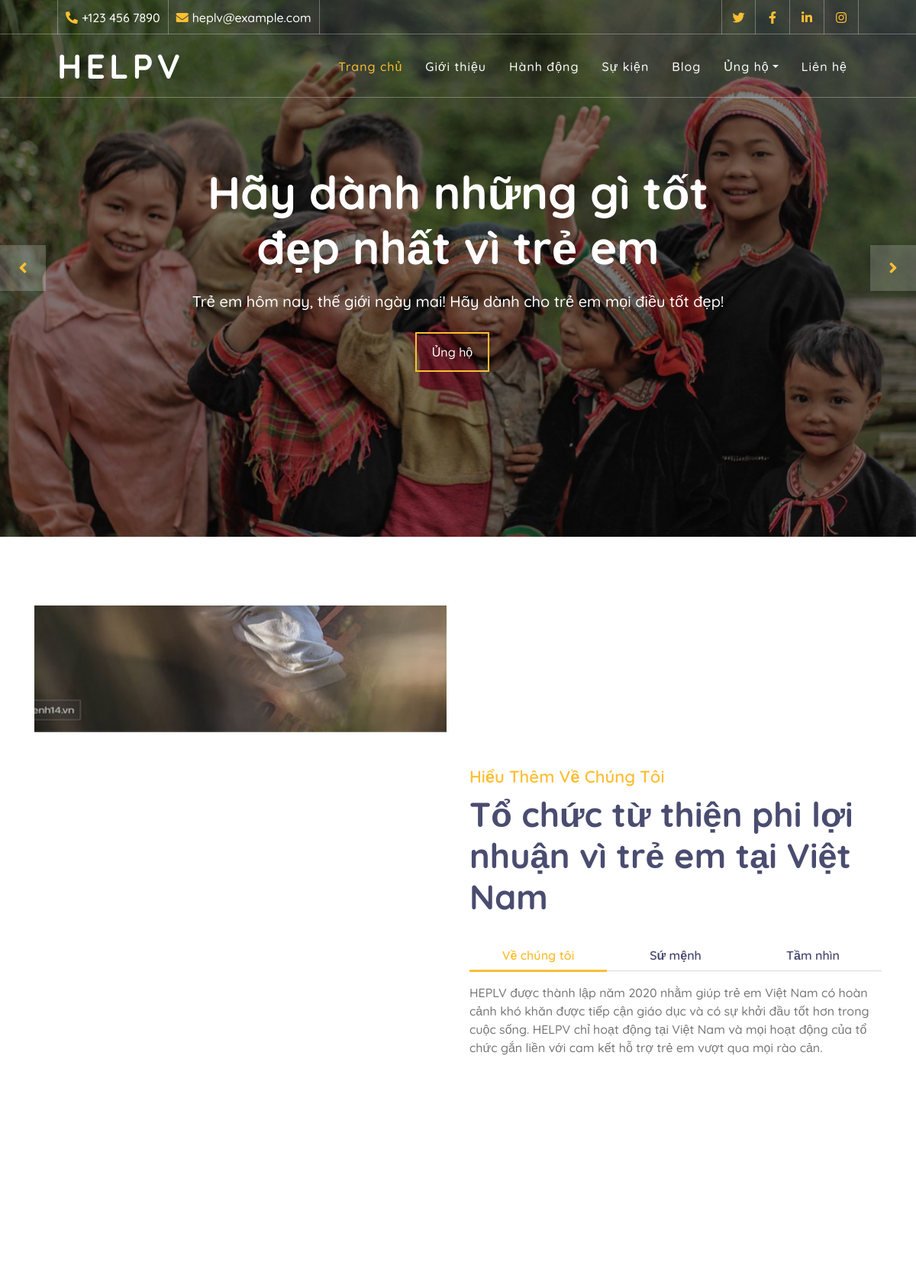
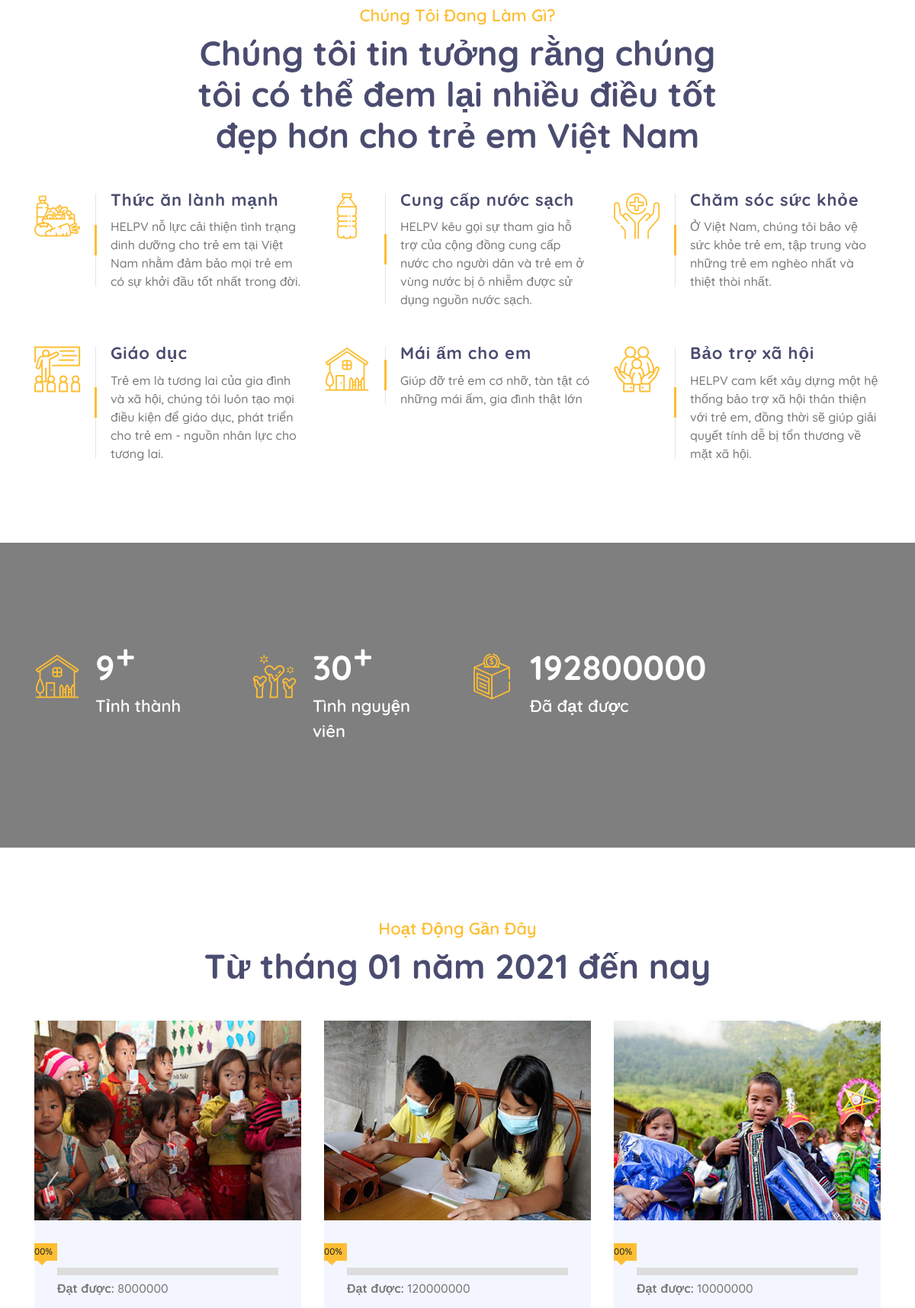
The page / (upper part) on the database its author committed (2 pictures, top to bottom).
### tables this page shows
CREATE TABLE `tbl_su_kien` (
  `id_su_kien` int(11) NOT NULL,
  `ten` varchar(100) NOT NULL,
  `mo_ta` text NOT NULL,
  `noi_dung` text NOT NULL,
  `ngay_to_chuc` date NOT NULL,
  `dia_diem` varchar(100) NOT NULL,
  `thoi_gian` text NOT NULL,
  `image` text NOT NULL,
  `so_tien_ung_ho` bigint(50) NOT NULL
);

### index.php (the view, shortened to what this page needs)
<!DOCTYPE html>
<html lang="en">
    <head>
        <link href="https://stackpath.bootstrapcdn.com/bootstrap/4.4.1/css/bootstrap.min.css" rel="stylesheet">
        <link href="https://cdnjs.cloudflare.com/ajax/libs/font-awesome/5.10.0/css/all.min.css" rel="stylesheet">
        <link href="lib/flaticon/font/flaticon.css" rel="stylesheet">
        <link href="lib/animate/animate.min.css" rel="stylesheet">
        <link href="lib/owlcarousel/assets/owl.carousel.min.css" rel="stylesheet">
        <link href="css/style.css" rel="stylesheet">
    </head>
    <body>
        <div class="top-bar d-none d-md-block">
            <div class="container-fluid">
                <div class="row">
                    <div class="col-md-8">
                        <div class="top-bar-left">
                            <div class="text">
                                <i class="fa fa-phone-alt"></i>
                                <p>+123 456 7890</p>
                            </div>
                            <div class="text">
                                <i class="fa fa-envelope"></i>
                                <p>heplv@example.com</p>
                            </div>
                        </div>
                    </div>
                    <div class="col-md-4">
                        <div class="top-bar-right">
                            <div class="social">
                                <a href=""><i class="fab fa-twitter"></i></a>
                                <a href=""><i class="fab fa-facebook-f"></i></a>
                                <a href=""><i class="fab fa-linkedin-in"></i></a>
                                <a href=""><i class="fab fa-instagram"></i></a>
                            </div>
                        </div>
                    </div>
                </div>
            </div>
        </div>
        <div class="navbar navbar-expand-lg bg-dark navbar-dark">
            <div class="container-fluid">
                <a href="index.php" class="navbar-brand">Helpv</a>
                <div class="collapse navbar-collapse justify-content-between" id="navbarCollapse">
                    <div class="navbar-nav ml-auto">
                        <a href="index.php" class="nav-item nav-link active">Trang chủ</a>
                        <a href="about.php" class="nav-item nav-link">Giới thiệu</a>
                        <a href="causes.php" class="nav-item nav-link">Hành động</a>
                        <a href="event.php" class="nav-item nav-link">Sự kiện</a>
                        <a href="blog.php" class="nav-item nav-link">Blog</a>
                        <div class="nav-item dropdown">
                            <a href="#" class="nav-link dropdown-toggle" data-toggle="dropdown">Ủng hộ</a>
                        </div>
                        <a href="contact.php" class="nav-item nav-link">Liên hệ</a>
                    </div>
                </div>
            </div>
        </div>
        <div class="carousel">
            <div class="container-fluid">
                <div class="owl-carousel">
                    <div class="carousel-item">
                        <div class="carousel-img">
                            <img src="img/carousel-1.jpg" alt="Image">
                        </div>
                        <div class="carousel-text">
                            <h1>Hãy dành những gì tốt đẹp nhất vì trẻ em</h1>
                            <p>
                                Trẻ em hôm nay, thế giới ngày mai! Hãy dành cho trẻ em mọi điều tốt đẹp!
                            </p>
                            <div class="carousel-btn">
                                <a class="btn btn-custom" href="donate.php">Ủng hộ</a>
                            </div>
                        </div>
                    </div>
                </div>
            </div>
        </div>
        <div class="about">
            <div class="container">
                <div class="row align-items-center">
                    <div class="col-lg-6">
                        <div class="about-img" data-parallax="scroll" data-image-src="img/about.jpg"></div>
                    </div>
                    <div class="col-lg-6">
                        <div class="section-header">
                            <p>Hiểu thêm về chúng tôi</p>
                            <h2>Tổ chức từ thiện phi lợi nhuận vì trẻ em tại Việt Nam</h2>
                        </div>
                        <div class="about-tab">
                            <ul class="nav nav-pills nav-justified">
                                <li class="nav-item">
                                    <a class="nav-link active" data-toggle="pill" href="#tab-content-1">Về chúng tôi</a>
                                </li>
                                <li class="nav-item">
                                    <a class="nav-link" data-toggle="pill" href="#tab-content-2">Sứ mệnh</a>
                                </li>
                                <li class="nav-item">
                                    <a class="nav-link" data-toggle="pill" href="#tab-content-3">Tầm nhìn</a>
                                </li>
                            </ul>
                            <div class="tab-content">
                                <div id="tab-content-1" class="container tab-pane active">
                                    HEPLV được thành lập năm 2020 nhằm giúp trẻ em Việt Nam có hoàn cảnh khó khăn được tiếp cận giáo dục và có sự khởi đầu tốt hơn trong cuộc sống. HELPV chỉ hoạt động tại Việt Nam và mọi hoạt động của tổ chức gắn liền với cam kết hỗ trợ trẻ em vượt qua mọi rào cản.
                                </div>
                            </div>
                        </div>
                    </div>
                </div>
            </div>
        </div>
        <div class="service">
            <div class="container">
                <div class="section-header text-center">
                    <p>Chúng tôi đang làm gì?</p>
                    <h2>Chúng tôi tin tưởng rằng chúng tôi có thể đem lại nhiều điều tốt đẹp hơn cho trẻ em Việt Nam</h2>
                </div>
                <div class="row">
                    <div class="col-lg-4 col-md-6">
                        <div class="service-item">
                            <div class="service-icon">
                                <i class="flaticon-diet"></i>
                            </div>
                            <div class="service-text">
                                <h3>Thức ăn lành mạnh</h3>
                                <p>HELPV nỗ lực cải thiện tình trạng dinh dưỡng cho trẻ em tại Việt Nam nhằm đảm bảo mọi trẻ em có sự khởi đầu tốt nhất trong đời.<p>
                            </div>
                        </div>
                    </div>
                    <div class="col-lg-4 col-md-6">
                        <div class="service-item">
                            <div class="service-icon">
                                <i class="flaticon-water"></i>
                            </div>
                            <div class="service-text">
                                <h3>Cung cấp nước sạch</h3>
                                <p>HELPV kêu gọi sự tham gia hỗ trợ của cộng đồng cung cấp nước cho người dân và trẻ em ở vùng nước bị ô nhiễm được sử dụng nguồn nước sạch.</p>
                            </div>
                        </div>
                    </div>
                    <div class="col-lg-4 col-md-6">
                        <div class="service-item">
                            <div class="service-icon">
                                <i class="flaticon-healthcare"></i>
                            </div>
                            <div class="service-text">
                                <h3>Chăm sóc sức khỏe</h3>
                                <p>Ở Việt Nam, chúng tôi bảo vệ sức khỏe trẻ em, tập trung vào những trẻ em nghèo nhất và thiệt thòi nhất.</p>
                            </div>
                        </div>
                    </div>
                    <div class="col-lg-4 col-md-6">
                        <div class="service-item">
                            <div class="service-icon">
                                <i class="flaticon-education"></i>
                            </div>
                            <div class="service-text">
                                <h3>Giáo dục</h3>
                                <p>Trẻ em là tương lai của gia đình và xã hội, chúng tôi  luôn tạo mọi điều kiện để giáo dục, phát triển cho trẻ em - nguồn nhân lực cho tương lai.</p>
                            </div>
                        </div>
                    </div>
                    <div class="col-lg-4 col-md-6">
                        <div class="service-item">
                            <div class="service-icon">
                                <i class="flaticon-home"></i>
                            </div>
                            <div class="service-text">
                                <h3>Mái ấm cho em</h3>
                                <p>Giúp đỡ trẻ em cơ nhỡ, tàn tật có những mái ấm, gia đình thật lớn</p>
                            </div>
                        </div>
                    </div>
                    <div class="col-lg-4 col-md-6">
                        <div class="service-item">
                            <div class="service-icon">
                                <i class="flaticon-social-care"></i>
                            </div>
                            <div class="service-text">
                                <h3>Bảo trợ xã hội</h3>
                                <p>HELPV cam kết xây dựng một hệ thống bảo trợ xã hội thân thiện với trẻ em, đồng thời sẽ giúp giải quyết tính dễ bị tổn thương về mặt xã hội.</p>
                            </div>
                        </div>
                    </div>
                </div>
            </div>
        </div>
        <?php
                 include('config.php');
          $sql1 = "SELECT DISTINCT(dia_diem) FROM `tbl_su_kien`";
          $sql2 = "SELECT DISTINCT(id_tnv) FROM `tbl_tinh_nguyen_vien`";
          $sql3 = "SELECT sum(so_tien_ung_ho) as 'Total' FROM `tbl_su_kien`";
          $noi_dung_sk = mysqli_query($ket_noi,$sql1);
          $noi_dung_tnv = mysqli_query($ket_noi,$sql2);
          $noi_dung_total = mysqli_query($ket_noi,$sql3);
          $so_luong_dd = mysqli_num_rows($noi_dung_sk);
          $so_luong_tnv = mysqli_num_rows($noi_dung_tnv);
          $row = mysqli_fetch_array($noi_dung_total);
            ;?>
        <div class="facts" data-parallax="scroll" data-image-src="img/facts.jpg">
            <div class="container">
                <div class="row">
                    <div class="col-lg-3 col-md-6">
                        <div class="facts-item">
                            <i class="flaticon-home"></i>
                            <div class="facts-text">
                                <h3 class="facts-plus" data-toggle="counter-up"><?php echo $so_luong_dd;?></h3>
                                <p>Tỉnh thành</p>
                            </div>
                        </div>
                    </div>
                    <div class="col-lg-3 col-md-6">
                        <div class="facts-item">
                            <i class="flaticon-charity"></i>
                            <div class="facts-text">
                                <h3 class="facts-plus" data-toggle="counter-up"><?php echo $so_luong_tnv;?></h3>
                                <p>Tình nguyện viên</p>
                            </div>
                        </div>
                    </div>
                    <div class="col-lg-3 col-md-6">
                        <div class="facts-item">
                            <i class="flaticon-donation"></i>
                            <div class="facts-text">
                                <h3 data-toggle="counter-up"><?php echo $row['Total'];?></h3>
                                <p>Đã đạt được</p>
                            </div>
                        </div>
                    </div>
                </div>
            </div>
        </div>
        <div class="causes">
            <div class="container">
                <div class="section-header text-center">
                    <p>Hoạt động gần đây</p>
                    <h2>Từ tháng 01 năm 2021 đến nay</h2>
                </div>
                <div class="owl-carousel causes-carousel">
                 <?php
                include('config.php');
                $sql="SELECT * FROM tbl_su_kien where ngay_to_chuc <= CURRENT_DATE order by ngay_to_chuc ASC";
                $noi_dung=mysqli_query($ket_noi,$sql);
                while($row=mysqli_fetch_array($noi_dung))
                {
                    ;?>
                    <div class="causes-item">
                        <div class="causes-img">
                            <img src="<?php echo $row["image"];?>" alt="Image">
                        </div>
                        <div class="causes-progress">
                            <div class="progress">
                                <div class="progress-bar" role="progressbar" aria-valuenow="100" aria-valuemin="0" aria-valuemax="100">
                                    <span>100%</span>
                                </div>
                            </div>
                            <div class="progress-text">
                                <p><strong>Đạt được:</strong> <?php echo $row["so_tien_ung_ho"];?></p>
                            </div>
                        </div>
                    </div>
                    <?php
                    }
                    ;?>
                </div>
            </div>
        </div>
    </body>
</html>

### rows shown on the page
tbl_su_kien: image (picture), so_tien_ung_ho "8000000"
tbl_su_kien: image (picture), so_tien_ung_ho "120000000"
tbl_su_kien: image (picture), so_tien_ung_ho "10000000"

### other values the page prints
$so_luong_dd "9"
$so_luong_tnv "30"
$row['Total'] "192800000"
